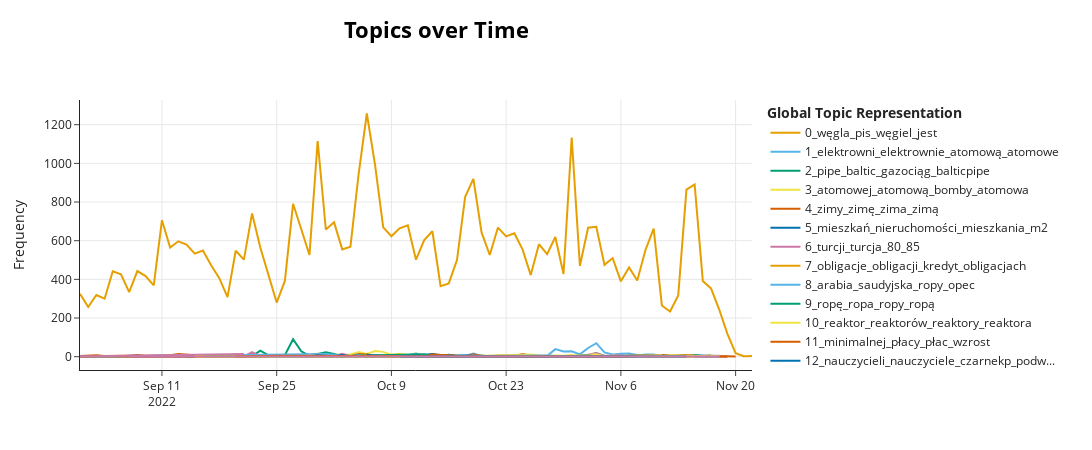

Notebook cell for this chart:
### Markdown cell above
### Topics popularity over time

### Code cell
timestamps = list(tweets['created_at'].apply(lambda x: x[:10]).values)
topics_over_time = model.topics_over_time(docs, timestamps)
model.visualize_topics_over_time(topics_over_time)
